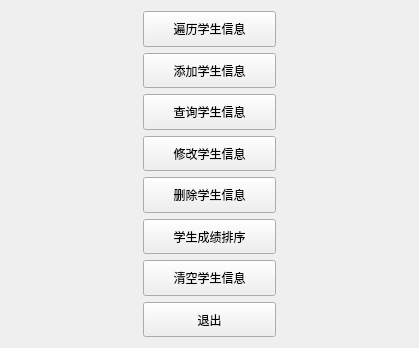
<?xml version="1.0" encoding="UTF-8"?>
<ui version="4.0">
 <class>MenuWidget</class>
 <widget class="QWidget" name="MenuWidget">
  <property name="geometry">
   <rect>
    <x>0</x>
    <y>0</y>
    <width>419</width>
    <height>348</height>
   </rect>
  </property>
  <property name="sizePolicy">
   <sizepolicy hsizetype="Expanding" vsizetype="Expanding">
    <horstretch>0</horstretch>
    <verstretch>0</verstretch>
   </sizepolicy>
  </property>
  <property name="windowTitle">
   <string>学生管理系统--主菜单</string>
  </property>
  <property name="accessibleName">
   <string>主菜单</string>
  </property>
  <layout class="QGridLayout" name="gridLayout_4">
   <item row="0" column="0">
    <layout class="QGridLayout" name="gridLayout_2">
     <item row="0" column="0">
      <spacer name="horizontalSpacer">
       <property name="orientation">
        <enum>Qt::Horizontal</enum>
       </property>
       <property name="sizeHint" stdset="0">
        <size>
         <width>40</width>
         <height>20</height>
        </size>
       </property>
      </spacer>
     </item>
     <item row="1" column="0">
      <spacer name="horizontalSpacer_2">
       <property name="orientation">
        <enum>Qt::Horizontal</enum>
       </property>
       <property name="sizeHint" stdset="0">
        <size>
         <width>40</width>
         <height>20</height>
        </size>
       </property>
      </spacer>
     </item>
     <item row="2" column="0">
      <spacer name="horizontalSpacer_3">
       <property name="orientation">
        <enum>Qt::Horizontal</enum>
       </property>
       <property name="sizeHint" stdset="0">
        <size>
         <width>40</width>
         <height>20</height>
        </size>
       </property>
      </spacer>
     </item>
     <item row="3" column="0">
      <spacer name="horizontalSpacer_4">
       <property name="orientation">
        <enum>Qt::Horizontal</enum>
       </property>
       <property name="sizeHint" stdset="0">
        <size>
         <width>40</width>
         <height>20</height>
        </size>
       </property>
      </spacer>
     </item>
     <item row="4" column="0">
      <spacer name="horizontalSpacer_5">
       <property name="orientation">
        <enum>Qt::Horizontal</enum>
       </property>
       <property name="sizeHint" stdset="0">
        <size>
         <width>40</width>
         <height>20</height>
        </size>
       </property>
      </spacer>
     </item>
     <item row="5" column="0">
      <spacer name="horizontalSpacer_6">
       <property name="orientation">
        <enum>Qt::Horizontal</enum>
       </property>
       <property name="sizeHint" stdset="0">
        <size>
         <width>40</width>
         <height>20</height>
        </size>
       </property>
      </spacer>
     </item>
     <item row="6" column="0">
      <spacer name="horizontalSpacer_7">
       <property name="orientation">
        <enum>Qt::Horizontal</enum>
       </property>
       <property name="sizeHint" stdset="0">
        <size>
         <width>40</width>
         <height>20</height>
        </size>
       </property>
      </spacer>
     </item>
     <item row="7" column="0">
      <spacer name="horizontalSpacer_8">
       <property name="orientation">
        <enum>Qt::Horizontal</enum>
       </property>
       <property name="sizeHint" stdset="0">
        <size>
         <width>40</width>
         <height>20</height>
        </size>
       </property>
      </spacer>
     </item>
    </layout>
   </item>
   <item row="0" column="1">
    <layout class="QGridLayout" name="gridLayout">
     <item row="1" column="0">
      <widget class="QPushButton" name="addButton">
       <property name="sizePolicy">
        <sizepolicy hsizetype="Expanding" vsizetype="Expanding">
         <horstretch>0</horstretch>
         <verstretch>0</verstretch>
        </sizepolicy>
       </property>
       <property name="text">
        <string>添加学生信息</string>
       </property>
      </widget>
     </item>
     <item row="4" column="0">
      <widget class="QPushButton" name="delStudentButton">
       <property name="sizePolicy">
        <sizepolicy hsizetype="Expanding" vsizetype="Expanding">
         <horstretch>0</horstretch>
         <verstretch>0</verstretch>
        </sizepolicy>
       </property>
       <property name="text">
        <string>删除学生信息</string>
       </property>
      </widget>
     </item>
     <item row="6" column="0">
      <widget class="QPushButton" name="clearStudentButton">
       <property name="sizePolicy">
        <sizepolicy hsizetype="Expanding" vsizetype="Expanding">
         <horstretch>0</horstretch>
         <verstretch>0</verstretch>
        </sizepolicy>
       </property>
       <property name="text">
        <string>清空学生信息</string>
       </property>
      </widget>
     </item>
     <item row="5" column="0">
      <widget class="QPushButton" name="sortButton">
       <property name="sizePolicy">
        <sizepolicy hsizetype="Expanding" vsizetype="Expanding">
         <horstretch>0</horstretch>
         <verstretch>0</verstretch>
        </sizepolicy>
       </property>
       <property name="text">
        <string>学生成绩排序</string>
       </property>
      </widget>
     </item>
     <item row="2" column="0">
      <widget class="QPushButton" name="selectButton">
       <property name="sizePolicy">
        <sizepolicy hsizetype="Expanding" vsizetype="Expanding">
         <horstretch>0</horstretch>
         <verstretch>0</verstretch>
        </sizepolicy>
       </property>
       <property name="text">
        <string>查询学生信息</string>
       </property>
      </widget>
     </item>
     <item row="3" column="0">
      <widget class="QPushButton" name="modifyButton">
       <property name="sizePolicy">
        <sizepolicy hsizetype="Expanding" vsizetype="Expanding">
         <horstretch>0</horstretch>
         <verstretch>0</verstretch>
        </sizepolicy>
       </property>
       <property name="text">
        <string>修改学生信息</string>
       </property>
      </widget>
     </item>
     <item row="7" column="0">
      <widget class="QPushButton" name="exitButton">
       <property name="sizePolicy">
        <sizepolicy hsizetype="Expanding" vsizetype="Expanding">
         <horstretch>0</horstretch>
         <verstretch>0</verstretch>
        </sizepolicy>
       </property>
       <property name="text">
        <string>退出</string>
       </property>
      </widget>
     </item>
     <item row="0" column="0">
      <widget class="QPushButton" name="traStudentButton">
       <property name="enabled">
        <bool>true</bool>
       </property>
       <property name="sizePolicy">
        <sizepolicy hsizetype="Expanding" vsizetype="Expanding">
         <horstretch>0</horstretch>
         <verstretch>0</verstretch>
        </sizepolicy>
       </property>
       <property name="text">
        <string>遍历学生信息</string>
       </property>
      </widget>
     </item>
    </layout>
   </item>
   <item row="0" column="2">
    <layout class="QGridLayout" name="gridLayout_3">
     <item row="0" column="0">
      <spacer name="horizontalSpacer_9">
       <property name="orientation">
        <enum>Qt::Horizontal</enum>
       </property>
       <property name="sizeHint" stdset="0">
        <size>
         <width>40</width>
         <height>20</height>
        </size>
       </property>
      </spacer>
     </item>
     <item row="1" column="0">
      <spacer name="horizontalSpacer_10">
       <property name="orientation">
        <enum>Qt::Horizontal</enum>
       </property>
       <property name="sizeHint" stdset="0">
        <size>
         <width>40</width>
         <height>20</height>
        </size>
       </property>
      </spacer>
     </item>
     <item row="2" column="0">
      <spacer name="horizontalSpacer_11">
       <property name="orientation">
        <enum>Qt::Horizontal</enum>
       </property>
       <property name="sizeHint" stdset="0">
        <size>
         <width>40</width>
         <height>20</height>
        </size>
       </property>
      </spacer>
     </item>
     <item row="3" column="0">
      <spacer name="horizontalSpacer_12">
       <property name="orientation">
        <enum>Qt::Horizontal</enum>
       </property>
       <property name="sizeHint" stdset="0">
        <size>
         <width>40</width>
         <height>20</height>
        </size>
       </property>
      </spacer>
     </item>
     <item row="4" column="0">
      <spacer name="horizontalSpacer_13">
       <property name="orientation">
        <enum>Qt::Horizontal</enum>
       </property>
       <property name="sizeHint" stdset="0">
        <size>
         <width>40</width>
         <height>20</height>
        </size>
       </property>
      </spacer>
     </item>
     <item row="5" column="0">
      <spacer name="horizontalSpacer_14">
       <property name="orientation">
        <enum>Qt::Horizontal</enum>
       </property>
       <property name="sizeHint" stdset="0">
        <size>
         <width>40</width>
         <height>20</height>
        </size>
       </property>
      </spacer>
     </item>
     <item row="6" column="0">
      <spacer name="horizontalSpacer_15">
       <property name="orientation">
        <enum>Qt::Horizontal</enum>
       </property>
       <property name="sizeHint" stdset="0">
        <size>
         <width>40</width>
         <height>20</height>
        </size>
       </property>
      </spacer>
     </item>
     <item row="7" column="0">
      <spacer name="horizontalSpacer_16">
       <property name="orientation">
        <enum>Qt::Horizontal</enum>
       </property>
       <property name="sizeHint" stdset="0">
        <size>
         <width>40</width>
         <height>20</height>
        </size>
       </property>
      </spacer>
     </item>
    </layout>
   </item>
  </layout>
 </widget>
 <resources/>
 <connections/>
</ui>
